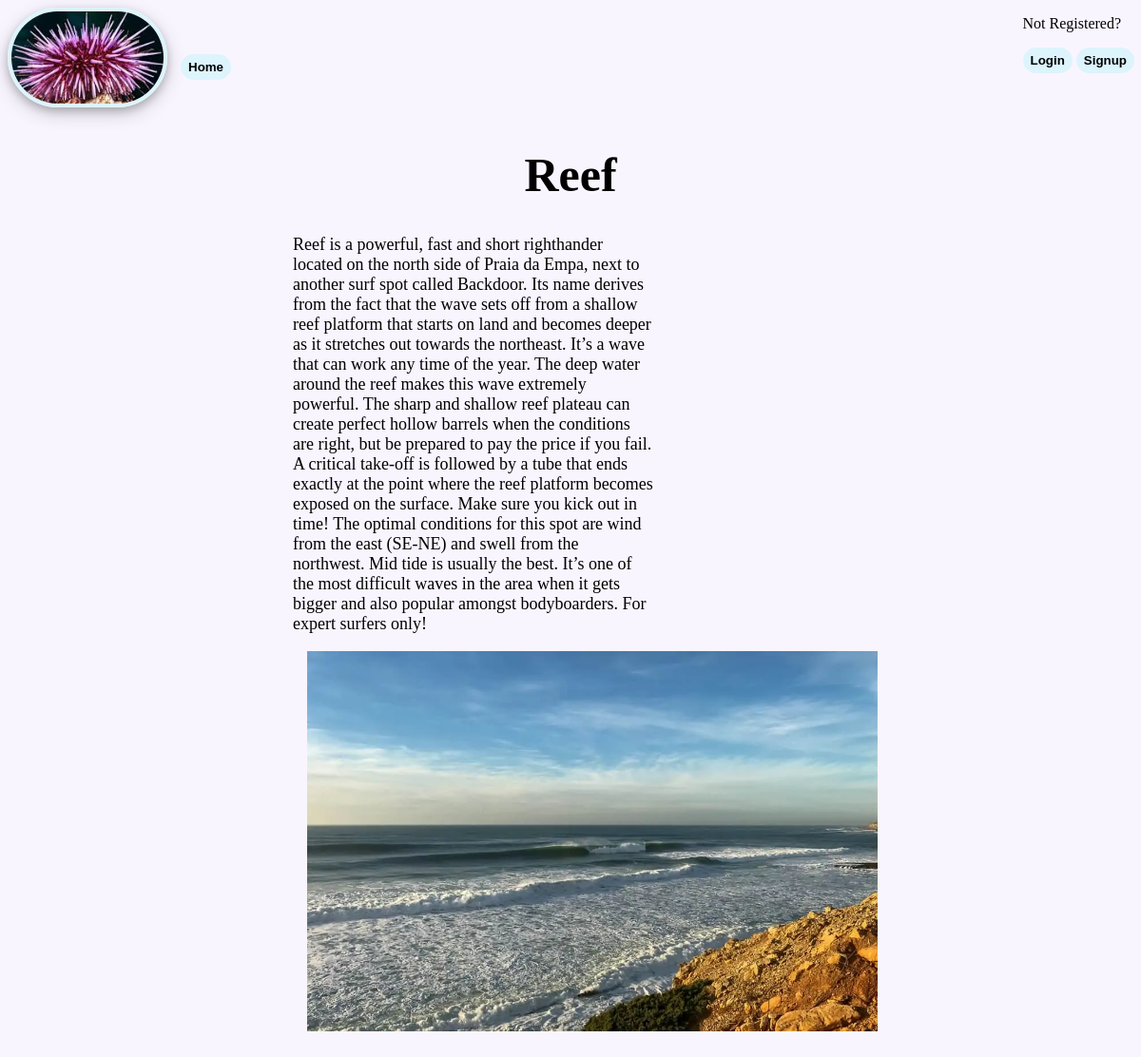
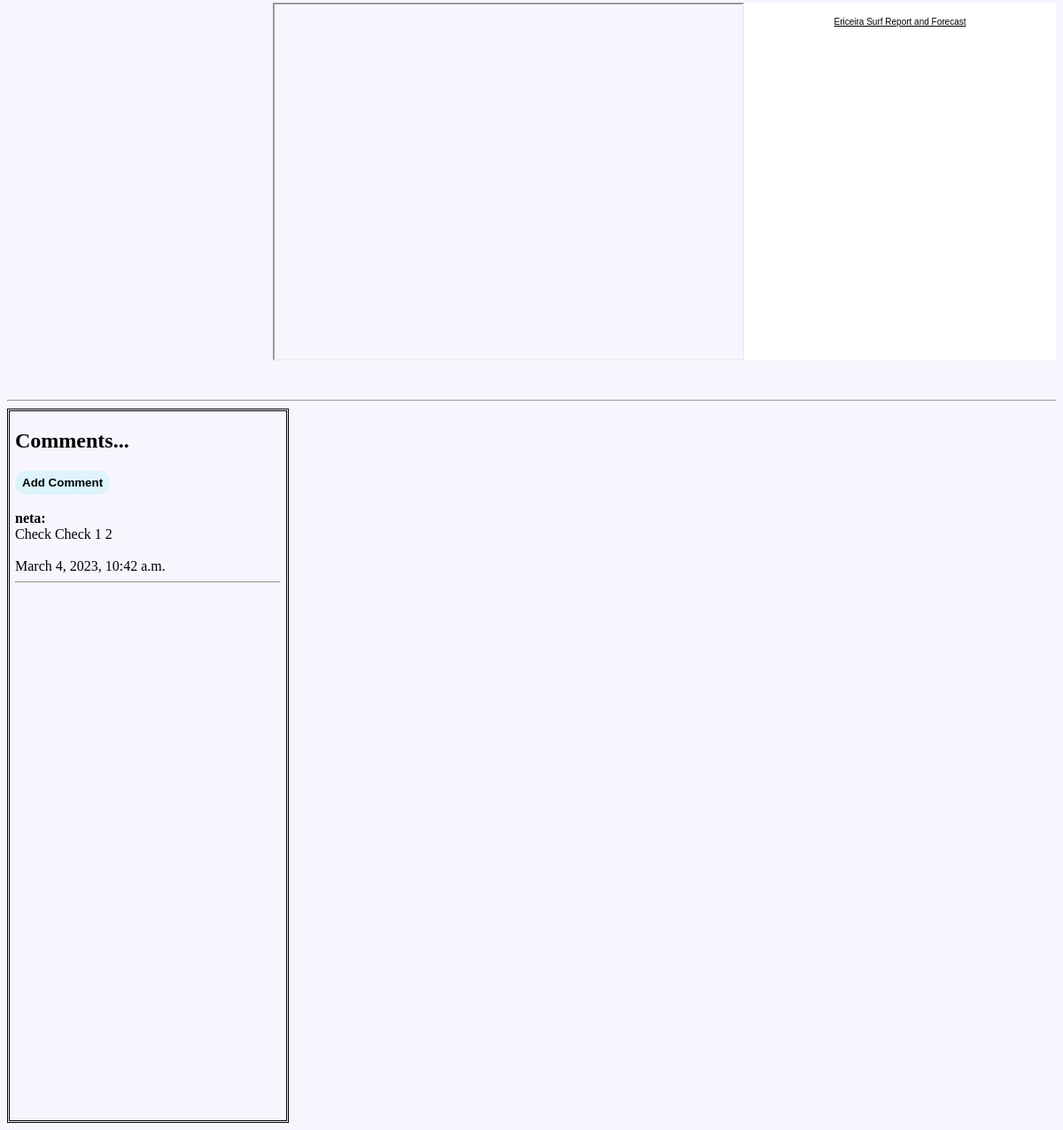
The app's page /homepage/Reef/ with its own data (2 pictures, top to bottom).
### spots/models.py (models this page shows, shortened)
class SurfSpots(models.Model):
    title = models.CharField(max_length=100)
    slug = models.SlugField()
    body = models.TextField()
    thumb = models.ImageField(blank=True)
    level = models.CharField(default=None, max_length=100, choices=Levels.choices)
    best_tide = models.CharField(blank=True, max_length=100)
    sea_bed = models.CharField(blank=True, max_length=100)
    break_type = models.CharField(blank=True, max_length=100)
    youtube_id = models.CharField(default="j_U4niuqUhg", max_length=100)

class Comment(models.Model):
    post = models.ForeignKey(SurfSpots, related_name='comments', on_delete=models.CASCADE)
    name = models.CharField(max_length=100)
    body = models.TextField()
    date_added = models.DateTimeField(auto_now_add=True)

### spots/views.py (the view)
# urls.py: path('<slug:slug>/', views.spot_detail, name="detail"),
def spot_detail(request, slug):
    spot = SurfSpots.objects.get(slug=slug)
    return render(request, 'spots/spot_detail.html', {"spot": spot})

### templates/spots/spot_detail.html (shortened to what this page needs)
{% extends 'base_layout.html' %}
{% block content %}
    <h1 class="title">{{spot.title}}</h1>
<div class="detail">
    <p class="spot-detail">{{spot.body}}</p>
    <img class="detail-img" src="{{spot.thumb.url}}" width="600px">
</div>
<div class="media">
    <iframe width="600" height="400"
        src="https://www.youtube.com/embed/{{spot.youtube_id}}">
    </iframe>
    <div style="width:400px;background:#fff">
        <p>
            <div style="font-family:Arial, Helvetica, sans-serif;text-align:center;font-size:10px;color:#000;height:25px;">
                <a href="http://magicseaweed.com/Ericeira-Surf-Report/198/" style="color:#000;">
                    Ericeira Surf Report and Forecast
                </a>
            </div>
        </p>
    </div>
</div>
<br><br>
<hr>
<div class="comments">
<h2>Comments...</h2>
{% if not spot.comments.all %}
    No comments yet...<a href="{% url 'spots:add_comment' slug=spot.slug %}"><button class="nav-btns">Add Comment</button></a>
{% else %}
    <a href="{% url 'spots:add_comment' slug=spot.slug %}"><button class="nav-btns">Add Comment</button></a>
    <br><br>
    {% for comment in spot.comments.all %}
    <strong>
    {{comment.name}}:
    </strong>
    <br>
    {{comment.body}}
    <br><br>
    {{comment.date_added}}
    <hr>
    {% endfor %}
{% endif %}
</div>
  {% endblock %}

### assets/styles.css (style rules this page uses)
body { background-color: #f9f5ff; }
.nav-btns { border-radius: 80px; border: none; background-color: #ddf4fc; padding-top: 6px; padding-bottom: 6px; padding-left: 8px; padding-right: 8px; font-weight: 550; }
.title { font-family: bradley hand,cursive; font-size: 50px; font-weight: 700; text-align: center; }
.spot-detail { display: inline-block; font-family: Georgia; font-size: 18px; width: 380px; margin-top: 0px; }
.detail-img { display: inline-block; vertical-align: top; padding-left: 15px; }
.detail { align-items: center; padding-bottom: 30px; padding-left: 300px; }
.media { display: flex; align-items: top; margin-left: 300px; margin-right: auto; }
.comments { display: block; border-style: double; border-size: 2px; padding-left: 6px; padding-right: 6px; height: 800px; width: 300px; overflow: auto; }

### records on screen
SurfSpots: title "Reef", body "Reef is a powerful, fast and short righthander located on the north side of Praia da Empa, next to another surf spot called Backdoor. Its name derives from the fact that the wave sets off from a shallow reef platform that starts on land and becomes deeper as it stretches out towards the northeast. It’s a wave that can work any time of the year. The deep water around the reef makes this wave extremely powerful. The sharp and shallow reef plateau can create perfect hollow barrels when the conditions are right, but be prepared to pay the price if you fail. A critical take-off is followed by a tube that ends exactly at the point where the reef platform becomes exposed on the surface. Make sure…", thumb (picture)
Comment: name "neta", body "Check Check 1 2", date_added "March 4, 2023, 10:42 a.m."
